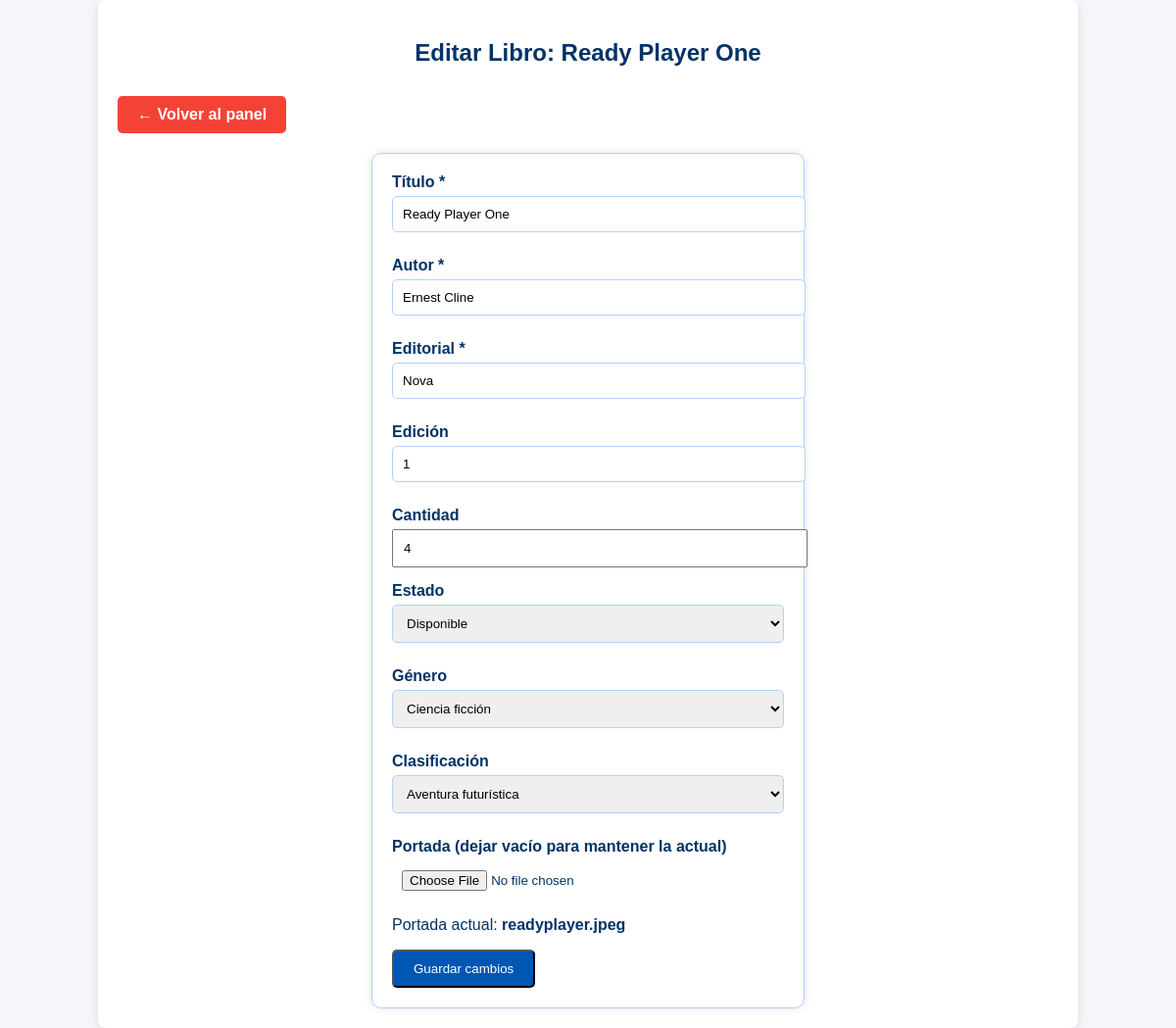
The app's page /editar_libro.php?id=20, older data.
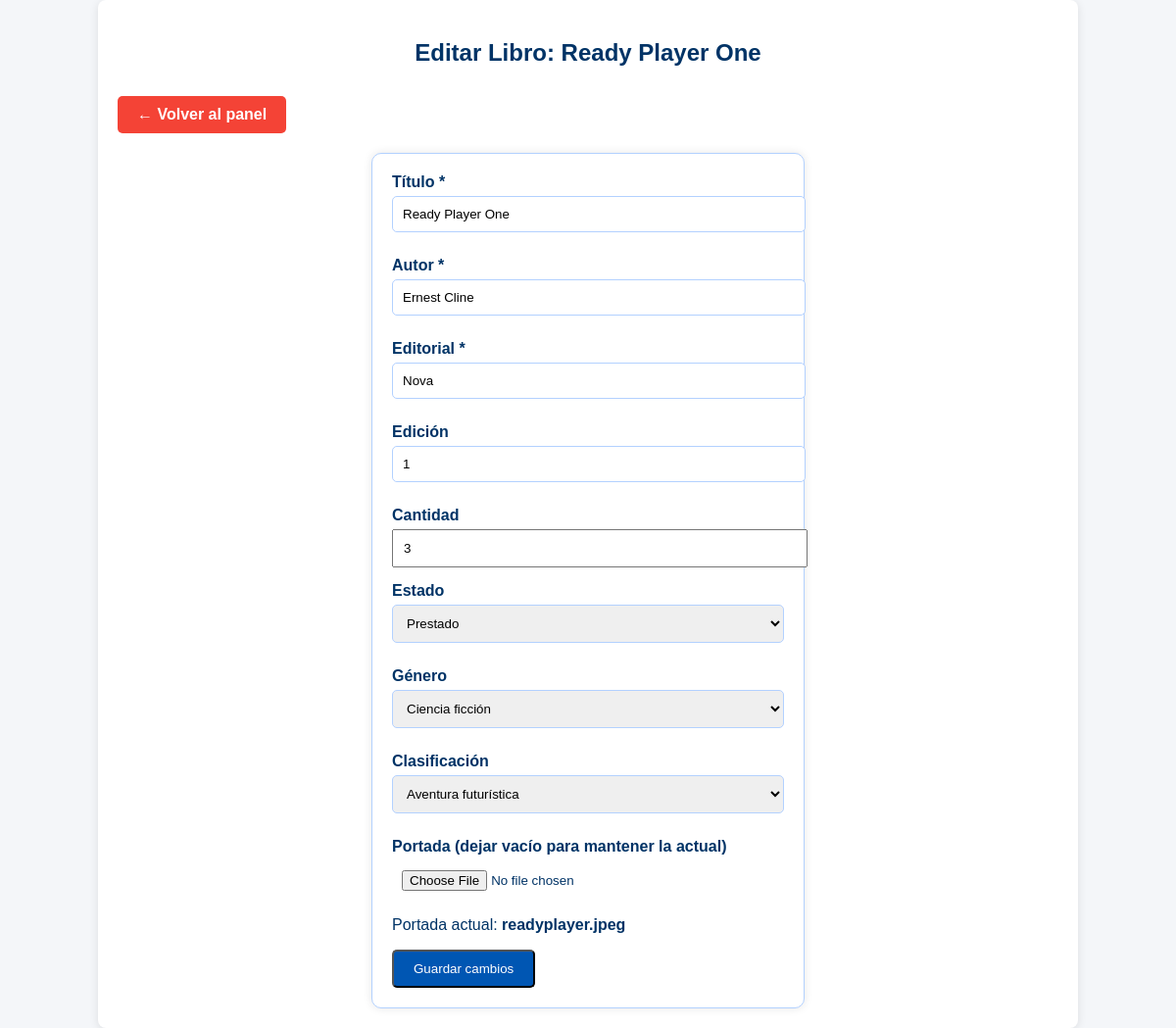
The same page, newer data.
### tables this page shows
CREATE TABLE `libros` (
  `id` int(10) UNSIGNED NOT NULL,
  `titulo` varchar(255) NOT NULL,
  `autor` varchar(255) NOT NULL,
  `editorial` varchar(255) NOT NULL,
  `edicion` varchar(50) DEFAULT NULL,
  `genero_id` int(10) UNSIGNED DEFAULT NULL,
  `clasificacion_id` int(10) UNSIGNED DEFAULT NULL,
  `cantidad` int(10) UNSIGNED NOT NULL DEFAULT 1,
  `estado` enum('disponible','prestado','reservado','apartado') NOT NULL DEFAULT 'disponible',
  `portada` varchar(255) DEFAULT NULL,
  `fecha_apartado` datetime DEFAULT NULL,
  `creado_at` timestamp NOT NULL DEFAULT current_timestamp()
);

CREATE TABLE `generos` (
  `id` int(10) UNSIGNED NOT NULL,
  `nombre` varchar(100) NOT NULL
);

CREATE TABLE `clasificaciones` (
  `id` int(10) UNSIGNED NOT NULL,
  `nombre` varchar(100) NOT NULL
);

### editar_libro.php (the view, shortened to what this page needs)
<?php
require __DIR__ . '/db.php';
$libro_id = $_GET['id'];
$sql = "SELECT * FROM libros WHERE id = :id";
$stmt = $pdo->prepare($sql);
$stmt->execute([':id' => $libro_id]);
$libro = $stmt->fetch();
$generos = $pdo->query("SELECT * FROM generos")->fetchAll();
$clasificaciones = $pdo->query("SELECT * FROM clasificaciones")->fetchAll();
?>
<!DOCTYPE html>
<html lang="es">
<head>
    <link rel="stylesheet" href="styles.css">
</head>
<body>
<div class="container">
    <h2>Editar Libro: <?php echo htmlspecialchars($libro['titulo']); ?></h2>
    <a href="home_usuario.php" class="btn-back">&larr; Volver al panel</a>
    <form method="POST" enctype="multipart/form-data">
        <div class="form-group">
            <label for="titulo">Título *</label>
            <input type="text" name="titulo" value="<?php echo htmlspecialchars($libro['titulo']); ?>" required>
        </div>
        <div class="form-group">
            <label for="autor">Autor *</label>
            <input type="text" name="autor" value="<?php echo htmlspecialchars($libro['autor']); ?>" required>
        </div>
        <div class="form-group">
            <label for="editorial">Editorial *</label>
            <input type="text" name="editorial" value="<?php echo htmlspecialchars($libro['editorial']); ?>" required>
        </div>
        <div class="form-group">
            <label for="edicion">Edición</label>
            <input type="text" name="edicion" value="<?php echo htmlspecialchars($libro['edicion']); ?>">
        </div>
        <div class="form-group">
            <label for="cantidad">Cantidad</label>
            <input type="number" name="cantidad" value="<?php echo htmlspecialchars($libro['cantidad']); ?>" min="1">
        </div>
        <div class="form-group">
            <label for="estado">Estado</label>
            <select name="estado">
                <option value="disponible" <?php echo ($libro['estado'] === 'disponible') ? 'selected' : ''; ?>>Disponible</option>
                <option value="prestado" <?php echo ($libro['estado'] === 'prestado') ? 'selected' : ''; ?>>Prestado</option>
            </select>
        </div>
        <div class="form-group">
            <label for="genero_id">Género</label>
            <select name="genero_id" required>
                <?php foreach ($generos as $genero): ?>
                    <option value="<?php echo $genero['id']; ?>" <?php echo ($libro['genero_id'] == $genero['id']) ? 'selected' : ''; ?>>
                        <?php echo htmlspecialchars($genero['nombre']); ?>
                    </option>
                <?php endforeach; ?>
            </select>
        </div>
        <div class="form-group">
            <label for="clasificacion_id">Clasificación</label>
            <select name="clasificacion_id" required>
                <?php foreach ($clasificaciones as $clasificacion): ?>
                    <option value="<?php echo $clasificacion['id']; ?>" <?php echo ($libro['clasificacion_id'] == $clasificacion['id']) ? 'selected' : ''; ?>>
                        <?php echo htmlspecialchars($clasificacion['nombre']); ?>
                    </option>
                <?php endforeach; ?>
            </select>
        </div>
        <div class="form-group">
            <label for="portada">Portada (dejar vacío para mantener la actual)</label>
            <input type="file" name="portada" accept="image/*">
            <?php if (!empty($libro['portada'])): ?>
                <p>Portada actual: <strong><?php echo htmlspecialchars($libro['portada']); ?></strong></p>
            <?php endif; ?>
        </div>
        <button type="submit" class="btn-submit">Guardar cambios</button>
    </form>
</div>
</body>
</html>

Row changes from the older to the newer data that the page shows:
changed libros "Ready Player One": cantidad "4" → "3"; estado "Disponible" → "Prestado"
